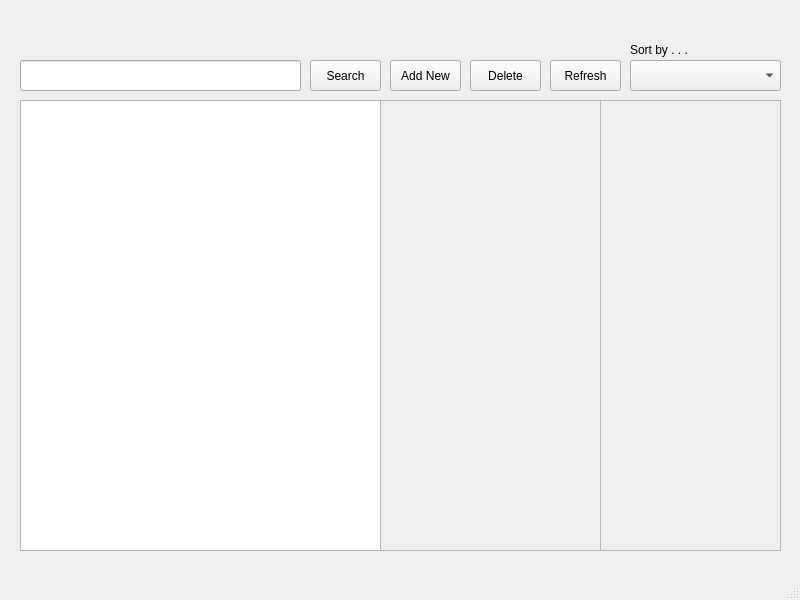
<?xml version="1.0" encoding="UTF-8"?>
<ui version="4.0">
 <class>adminWindow</class>
 <widget class="QMainWindow" name="adminWindow">
  <property name="geometry">
   <rect>
    <x>0</x>
    <y>0</y>
    <width>800</width>
    <height>600</height>
   </rect>
  </property>
  <property name="windowTitle">
   <string>MainWindow</string>
  </property>
  <widget class="QWidget" name="centralwidget">
   <widget class="QLineEdit" name="adminWindow_searchBar">
    <property name="geometry">
     <rect>
      <x>20</x>
      <y>60</y>
      <width>281</width>
      <height>31</height>
     </rect>
    </property>
   </widget>
   <widget class="QPushButton" name="adminWindow_searchButton">
    <property name="geometry">
     <rect>
      <x>310</x>
      <y>60</y>
      <width>71</width>
      <height>31</height>
     </rect>
    </property>
    <property name="text">
     <string>Search</string>
    </property>
   </widget>
   <widget class="QComboBox" name="adminWindow_sortComboBox">
    <property name="geometry">
     <rect>
      <x>630</x>
      <y>60</y>
      <width>151</width>
      <height>31</height>
     </rect>
    </property>
    <property name="editable">
     <bool>false</bool>
    </property>
    <property name="currentText">
     <string/>
    </property>
   </widget>
   <widget class="QLabel" name="label">
    <property name="geometry">
     <rect>
      <x>630</x>
      <y>40</y>
      <width>71</width>
      <height>20</height>
     </rect>
    </property>
    <property name="text">
     <string>Sort by . . .</string>
    </property>
   </widget>
   <widget class="QPushButton" name="adminWindow_deleteButton">
    <property name="geometry">
     <rect>
      <x>470</x>
      <y>60</y>
      <width>71</width>
      <height>31</height>
     </rect>
    </property>
    <property name="text">
     <string>Delete</string>
    </property>
   </widget>
   <widget class="QPushButton" name="adminWindow_addNewButton">
    <property name="geometry">
     <rect>
      <x>390</x>
      <y>60</y>
      <width>71</width>
      <height>31</height>
     </rect>
    </property>
    <property name="text">
     <string>Add New</string>
    </property>
   </widget>
   <widget class="QPushButton" name="adminWindow_refreshButton">
    <property name="geometry">
     <rect>
      <x>550</x>
      <y>60</y>
      <width>71</width>
      <height>31</height>
     </rect>
    </property>
    <property name="text">
     <string>Refresh</string>
    </property>
   </widget>
   <widget class="QListWidget" name="adminWindow_displayListCompanyName">
    <property name="geometry">
     <rect>
      <x>20</x>
      <y>100</y>
      <width>361</width>
      <height>451</height>
     </rect>
    </property>
   </widget>
   <widget class="QListWidget" name="adminWindow_displayListInterestLevel">
    <property name="enabled">
     <bool>false</bool>
    </property>
    <property name="geometry">
     <rect>
      <x>380</x>
      <y>100</y>
      <width>221</width>
      <height>451</height>
     </rect>
    </property>
   </widget>
   <widget class="QListWidget" name="adminWindow_displayListKeyCustomer">
    <property name="enabled">
     <bool>false</bool>
    </property>
    <property name="geometry">
     <rect>
      <x>600</x>
      <y>100</y>
      <width>181</width>
      <height>451</height>
     </rect>
    </property>
   </widget>
  </widget>
  <widget class="QMenuBar" name="menubar">
   <property name="geometry">
    <rect>
     <x>0</x>
     <y>0</y>
     <width>800</width>
     <height>21</height>
    </rect>
   </property>
  </widget>
  <widget class="QStatusBar" name="statusbar"/>
 </widget>
 <resources/>
 <connections>
  <connection>
   <sender>adminWindow_searchButton</sender>
   <signal>clicked()</signal>
   <receiver>adminWindow</receiver>
   <slot>searchFor()</slot>
   <hints>
    <hint type="sourcelabel">
     <x>361</x>
     <y>113</y>
    </hint>
    <hint type="destinationlabel">
     <x>381</x>
     <y>62</y>
    </hint>
   </hints>
  </connection>
  <connection>
   <sender>adminWindow_sortComboBox</sender>
   <signal>activated(int)</signal>
   <receiver>adminWindow</receiver>
   <slot>alphaNumOptions()</slot>
   <hints>
    <hint type="sourcelabel">
     <x>723</x>
     <y>93</y>
    </hint>
    <hint type="destinationlabel">
     <x>641</x>
     <y>60</y>
    </hint>
   </hints>
  </connection>
  <connection>
   <sender>adminWindow_deleteButton</sender>
   <signal>clicked()</signal>
   <receiver>adminWindow</receiver>
   <slot>deleteInDB()</slot>
   <hints>
    <hint type="sourcelabel">
     <x>520</x>
     <y>115</y>
    </hint>
    <hint type="destinationlabel">
     <x>495</x>
     <y>41</y>
    </hint>
   </hints>
  </connection>
 </connections>
 <slots>
  <slot>searchFor()</slot>
  <slot>alphaNumOptions()</slot>
  <slot>updateDB()</slot>
  <slot>deleteInDB()</slot>
  <slot>selectedCompany()</slot>
 </slots>
</ui>
